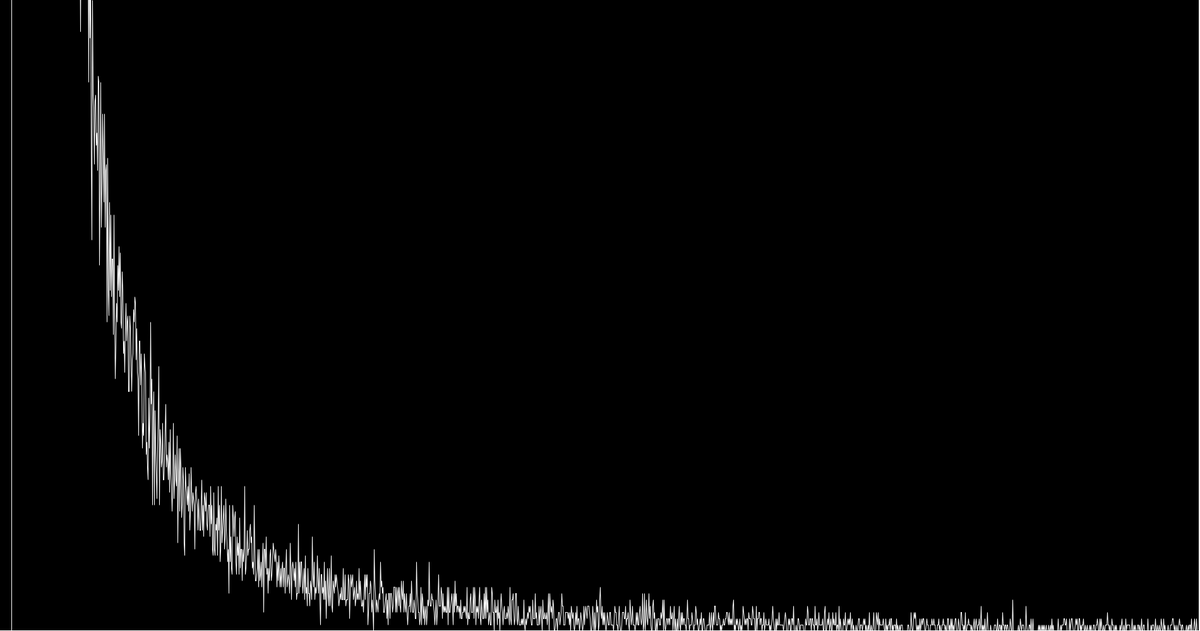
Frame 1 (no input)
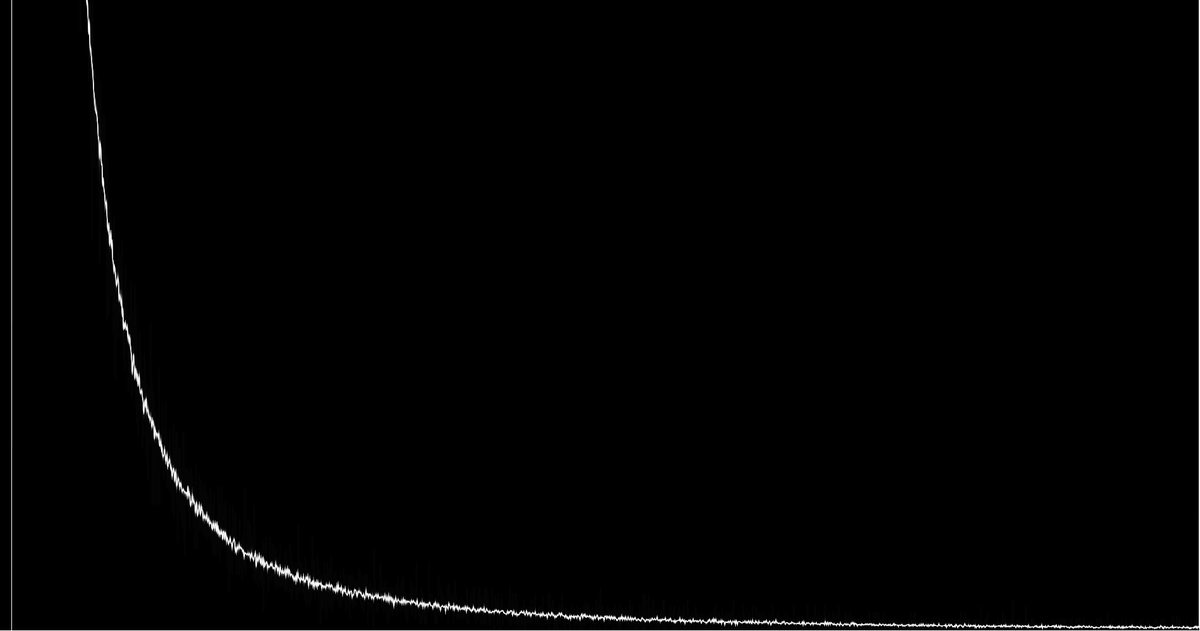
Frame 60 (the mouse pressed at the canvas centre just before this capture)
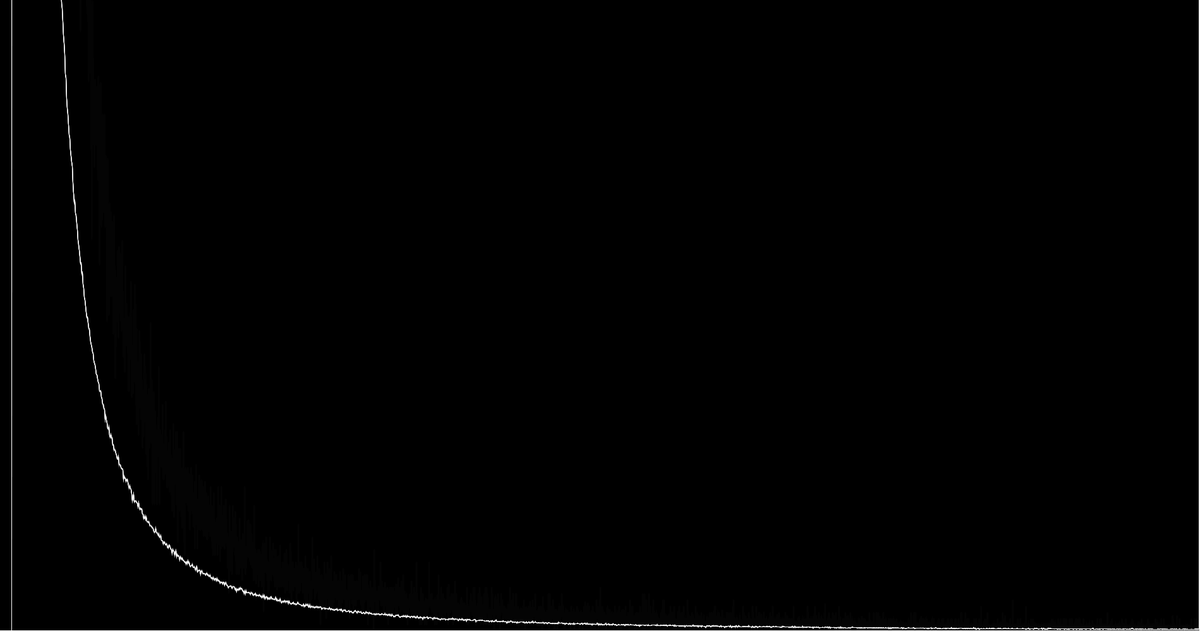
Frame 120 (the mouse held since frame 60 and released just before this capture)

The Processing sketch that drew these frames (run headless with seeded random() and noise(); from frame 60 on, the mouse is pressed at the canvas centre):

// Processing sketch: distribution
// ── distribution.pde
float c[]=new float [1900];

void setup(){
  size(1900,1000);
  background(0);
  stroke(255);
  noFill();
  
  
  
  
}



void draw(){
  fill(0,0,0,30);
  rect(-1,-1,width,height);
  noFill();
  for(int i=0;i<100000;i++){
    c[max(min(int(1900.0*(
    
    1.0/(random(0.00001,100))
    
    )),1899),0)]++;
  
  }
  translate(0,height);
  beginShape();
  for(int i=0;i<c.length;i++){
    vertex(i,c[i]*-(height-mouseY)/frameCount*0.01);
  }
  endShape();
  
  
}
